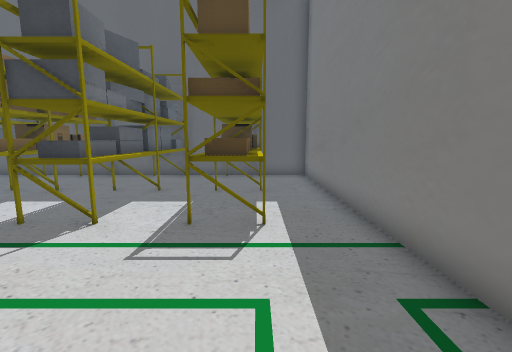
[1] (above)

17 first-person views from a walk through a Gazebo world. The camera is 0.94 m above the floor, tilts 8° down and sees 90° across. Floor lines are 1 m apart. The floor is counted in squares, 0.5 m on a side. Each view is taken from the middle of a square. On the plan, view 1 faces up. The plan holds only what a view shows up to about 15 squares ahead; the rest is blank. The place goes on beyond the plan. Some surface patterns are stand-ins.

[2]
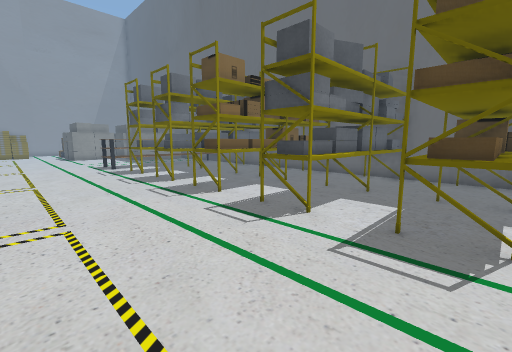

[3]
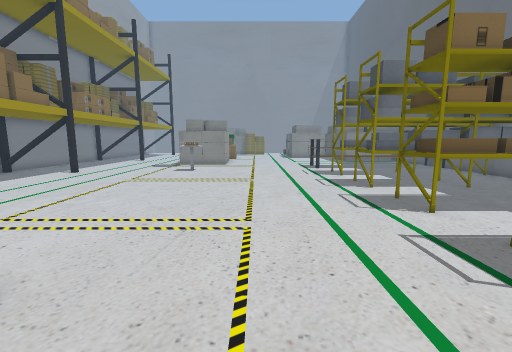

[4]
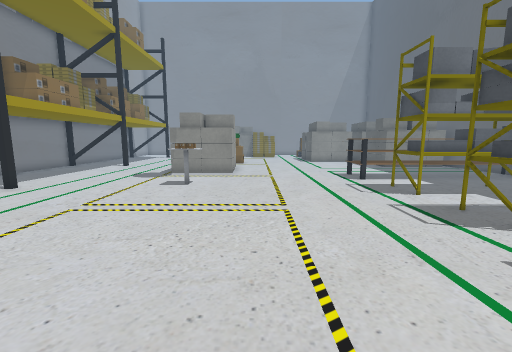

[5]
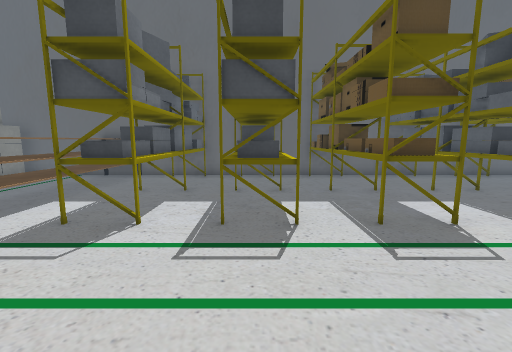

[6]
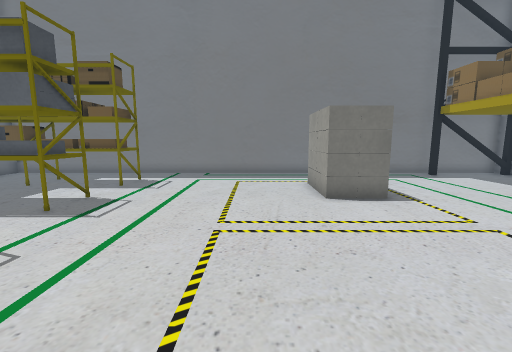

[7]
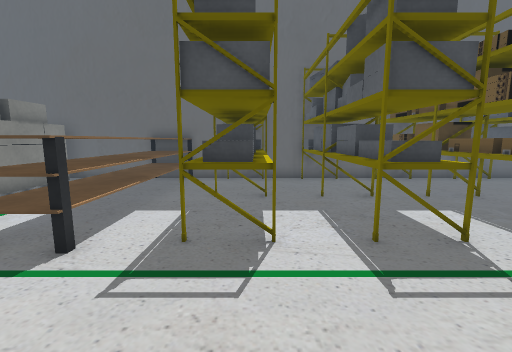

[8]
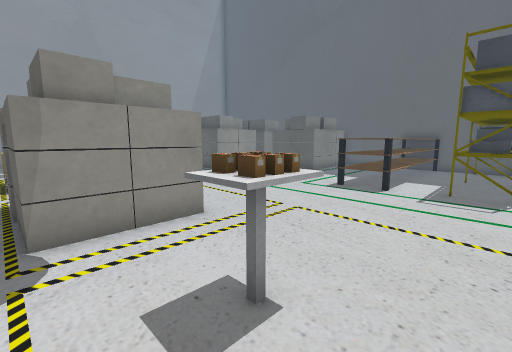

[9]
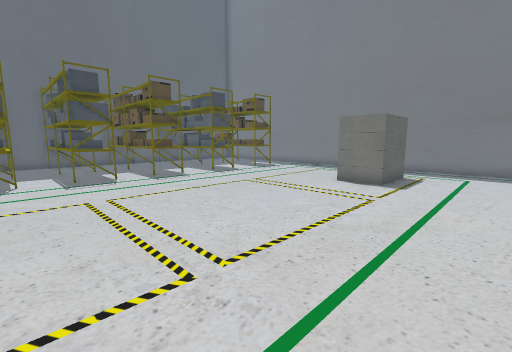

[10]
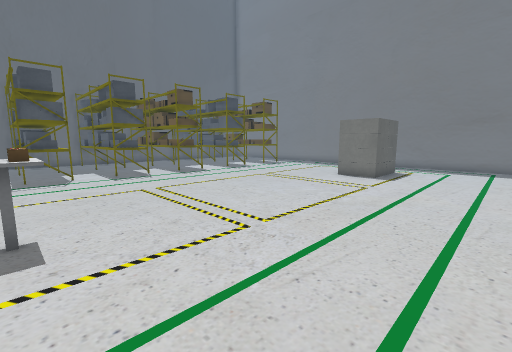

[11]
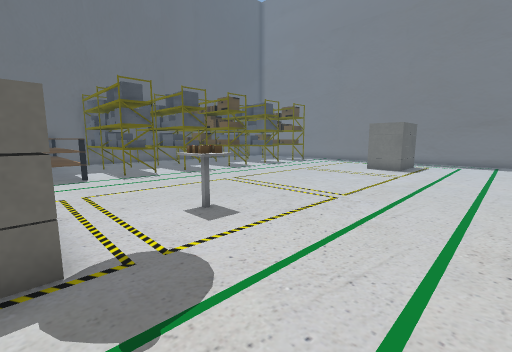

[12]
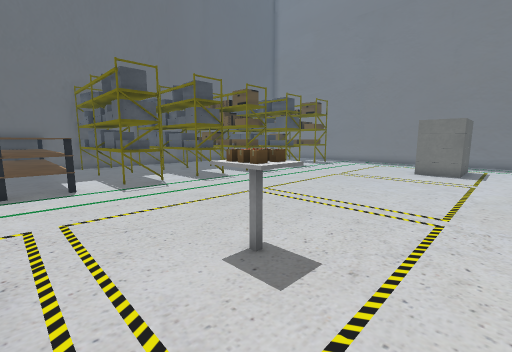

[13]
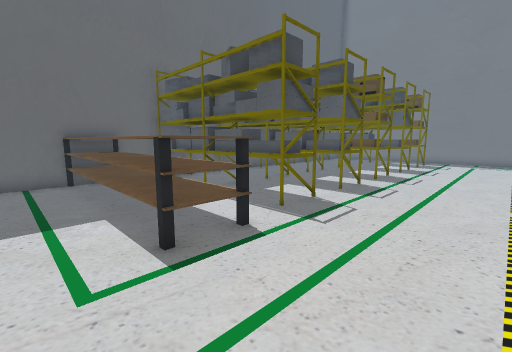

[14]
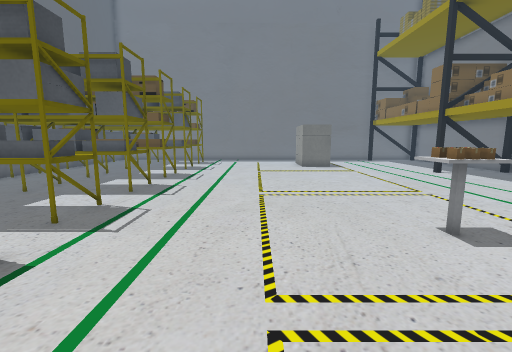

[15]
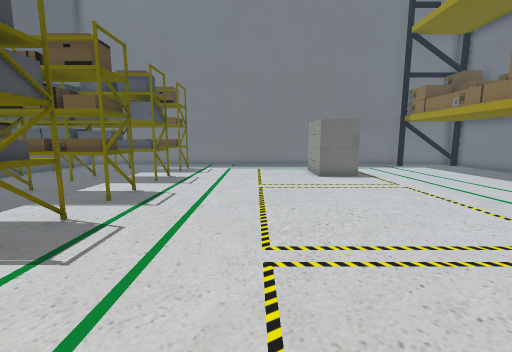

[16]
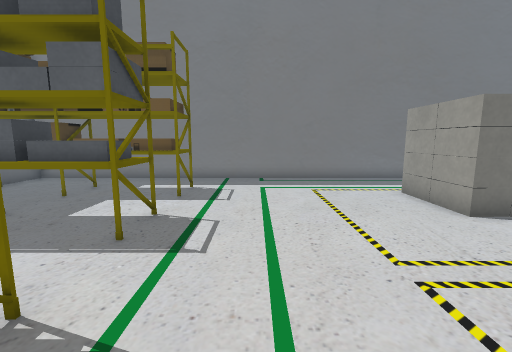

[17]
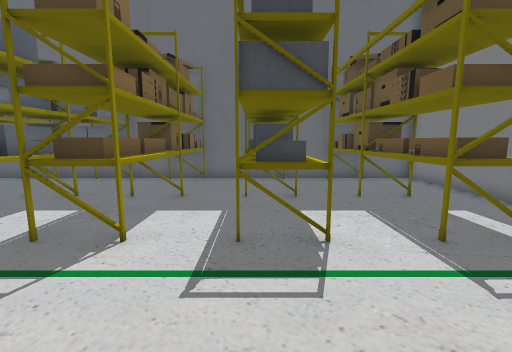

### Floor plan
Key: @ floor where view 1 was taken; # wall or solid block; . floor; S shelf; H house; T table.
Columns run from 22 left of view 1 to 3 right of it. Each row starts with its distance up from view 1.
 14 ##########################
 13 ..SSS.SS.SSS.SS..SS..SS..#
 12 ..SSS.SS.SSS.SS..SS..SS..#
 11 ..SSS.SS.SSS.SS..SS..SS..#
 10 ..SSS.SS.SSS.SS..SS..SS..#
  9 ..SSS.SS.SSS.SS..SS..SS..#
  8 ..SSS.SS.SSS.SS..SS..SS..#
  7 ..SSS.SS.SSS.SS..SS..SS..#
  6 ..SSS.SS.SSS.SS..SS..SS..#
  5 ..SSS....................#
  4 .........................#
  3 .........................#
  2 .........................#
  1 .........................#
  0 ......................@..#
 -1 HH.......................#
 -2 HH...T............HHHH...#
 -3 HH...TT...........H   ...#
 -4 HH...T............HHHH...#
 -5 HH.......................#
 -6  ........................#
 -7  ........................#
 -8   .......................#
 -9  ....................... #
-10  #########################

Positions as (right, up) in squares from view 1, and headings:
1: (0, 0), facing up
2: (0, 0), facing up-left
3: (-1, 1), facing left
4: (-6, 0), facing left
5: (-12, 0), facing up
6: (-12, 0), facing right
7: (-15, 1), facing up
8: (-15, -5), facing up-left
9: (-15, -8), facing up-right
10: (-17, -9), facing up-right
11: (-21, -9), facing up-right
12: (-20, -6), facing up-right
13: (-22, 1), facing up-right
14: (-22, 1), facing right
15: (-17, 1), facing right
16: (-10, 3), facing right
17: (-5, 1), facing up
